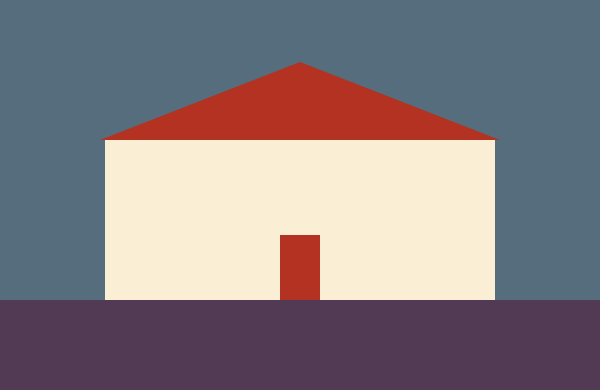
Frame 1 (no input)
Frame 60 (no input): identical to frame 1, image omitted
Frame 120 (the mouse pressed at the canvas centre since frame 60): identical to frame 1, image omitted

The p5.js sketch that drew this single still picture (run headless with seeded random() and noise() and a simulated clock; from frame 60 on, the mouse is pressed at the canvas centre):

// p5.js sketch
// ── sketch.js
function setup() {
  //create canvas
  createCanvas(600, 390);
  background(85, 109, 124);

  //draw ground
  noStroke();
  fill(83, 58, 84);
  rect(0, 300, width, height - 300);

  //draw wall
  fill(250, 239, 213);
  rect(105, 140, 390, 160);

  //draw roof
  fill(179, 50, 33);
  triangle(100, 140, 500, 140, 300, 62);

  //draw door
  rect(280, 235, 40, 65);
}

function draw() {

}
